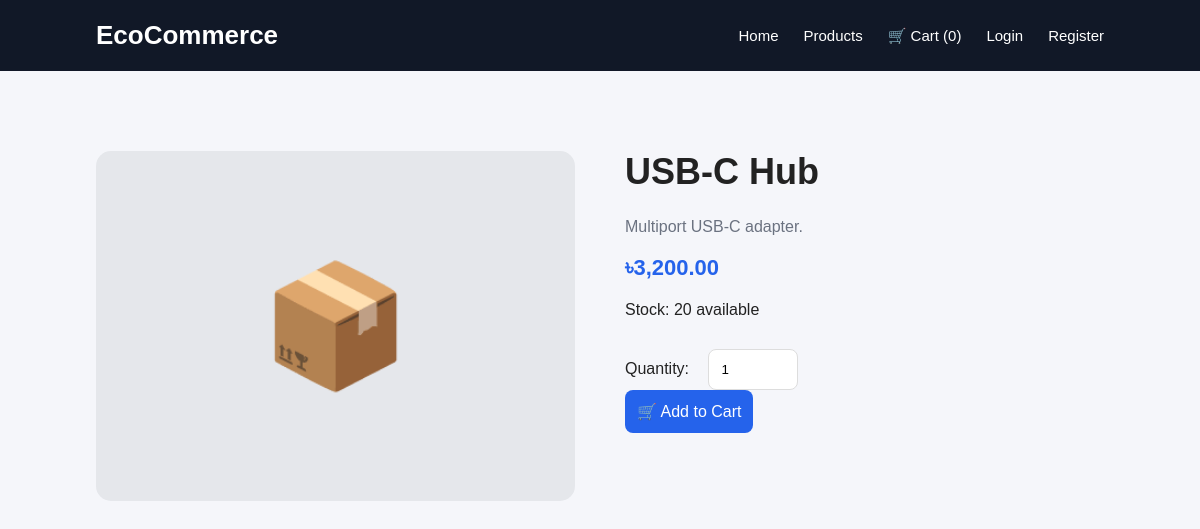
The page /product.php?id=4 on the database its author committed.
### tables this page shows
CREATE TABLE IF NOT EXISTS products (
    id INT AUTO_INCREMENT PRIMARY KEY,
    category_id INT,
    name VARCHAR(200) NOT NULL,
    slug VARCHAR(220) NOT NULL UNIQUE,
    description TEXT,
    price DECIMAL(10,2) NOT NULL,
    stock INT NOT NULL DEFAULT 0,
    image VARCHAR(255),
    created_at TIMESTAMP DEFAULT CURRENT_TIMESTAMP,

    FOREIGN KEY (category_id)
        REFERENCES categories(id)
        ON DELETE SET NULL
);

### product.php (the view, shortened to what this page needs)
<?php
require_once __DIR__ . "/config/database.php";
$id = filter_input(INPUT_GET, "id", FILTER_VALIDATE_INT);
$stmt = $pdo->prepare(
    "SELECT * FROM products WHERE id = ?"
);
$stmt->execute([$id]);
$product = $stmt->fetch();
?>
<!DOCTYPE html>
<html lang="en">
<head>
    <link rel="stylesheet"
          href="assets/css/style.css">
</head>
<body>
<?php include "includes/navbar.php"; ?>
<section class="product-details">
    <div class="product-details-image">
        📦
    </div>
    <div class="product-details-info">
        <h1>
            <?= htmlspecialchars($product["name"]) ?>
        </h1>
        <p class="description">
            <?= nl2br(htmlspecialchars(
                $product["description"] ?? ""
            )) ?>
        </p>
        <h2 class="price">
            ৳<?= number_format($product["price"], 2) ?>
        </h2>
        <p>
            Stock:
            <?= (int)$product["stock"] ?>
            available
        </p>
        <?php if ($product["stock"] > 0): ?>
            <form action="actions/add-to-cart.php"
                  method="POST"><?= csrf() ?>
                <label for="quantity">
                    Quantity:
                </label>
                <input type="number"
                       id="quantity"
                       name="quantity"
                       value="1"
                       min="1"
                       max="<?= (int)$product["stock"] ?>"
                       required>
                <button type="submit"
                        class="product-btn">
                    🛒 Add to Cart
                </button>
            </form>
        <?php else: ?>
            <p class="out-of-stock">
                Out of Stock
            </p>
        <?php endif; ?>
    </div>
</section>
</body>
</html>

### assets/css/style.css (style rules this page uses)
* { margin: 0; padding: 0; box-sizing: border-box; }
html { scroll-behavior: smooth; }
body { font-family: Arial, sans-serif; background: #f5f6fa; color: #222; }
.description { color: #6b7280; font-size: 14px; margin-bottom: 15px; }
.price { color: #2563eb; font-size: 22px; font-weight: bold; margin-bottom: 20px; }
.product-btn { display: block; padding: 12px; text-align: center; background: #2563eb; color: white; text-decoration: none; border-radius: 8px; }
.product-details { display: grid; grid-template-columns: 1fr 1fr; gap: 50px; padding: 80px 8%; max-width: 1300px; margin: auto; }
.product-details-image { background: #e5e7eb; border-radius: 15px; min-height: 350px; display: flex; justify-content: center; align-items: center; font-size: 120px; }
.product-details-info h1 { font-size: 36px; margin-bottom: 20px; }
.product-details-info .description { font-size: 16px; line-height: 1.7; }
.product-details-info form { margin-top: 30px; }
.product-details-info input { padding: 12px; width: 90px; border: 1px solid #ddd; border-radius: 8px; margin: 0 15px; }
.product-details-info button { border: none; cursor: pointer; font-size: 16px; }

### rows shown on the page
products: name "USB-C Hub", description "Multiport USB-C adapter.", price "3,200.00", stock "20"

### other values the page prints
$cartCount "0"
